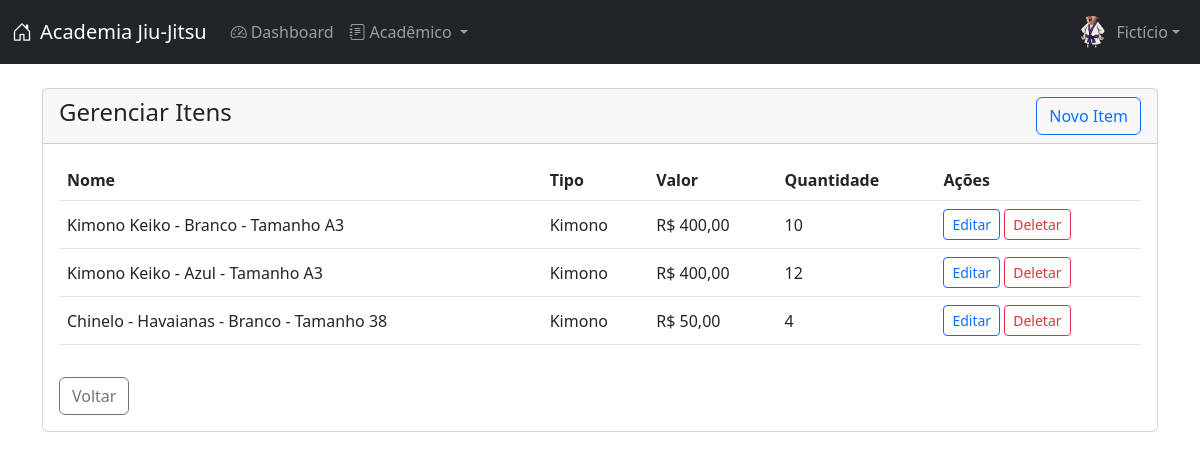
Page /professor/itens/ (signed in) on the earlier database version.
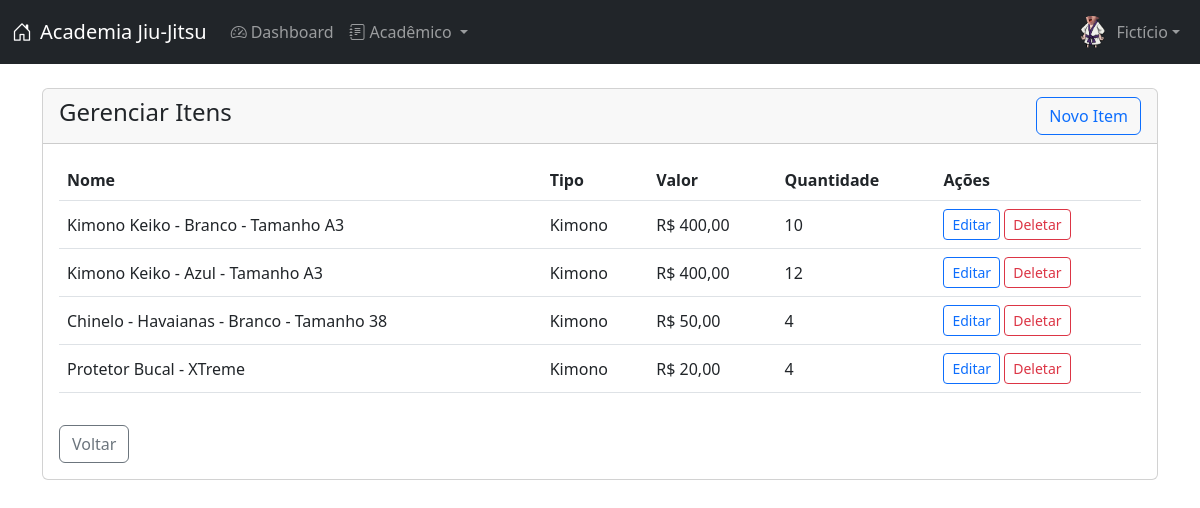
Same page on the later database version.
### academia/models.py (models this page shows, shortened)
class User(AbstractUser):
    GROUP_ROLE_CHOICES = [
        ('STD', 'Aluno'),
        ('PRO', 'Professor'),
        ('ADM', 'Administrador'),
    ]
    birthday = models.DateField('Data de Nascimento', null=True, blank=True)
    group_role = models.CharField(
        'Perfil',
        max_length=3,
        choices=GROUP_ROLE_CHOICES,
        default='STD'
    )
    active = models.BooleanField('Ativo', default=True)  # pyright: ignore[reportArgumentType]
    photo = models.ImageField(
        'Foto',
        upload_to=photo_upload_to,
        null=True,
        blank=True
    )
    class Meta:
        verbose_name = 'Usuário'
        verbose_name_plural = 'Usuários'
        ordering = ['first_name', 'last_name']
    def is_student(self):
        return self.group_role == 'STD'
    def is_professor(self):
        return self.group_role == 'PRO'
    def is_professor_or_admin(self):
        return self.group_role in ['PRO', 'ADM']

class Item(models.Model):
    TIPO_CHOICES = [
        ('KIMONO', 'Kimono'),
        ('FAIXA', 'Faixa'),
        ('RASHGUARD', 'Rashguard'),
        ('TAXA', 'Taxa'),
    ]
    nome = models.CharField(max_length=100)
    tipo = models.CharField(max_length=10, choices=TIPO_CHOICES)
    valor = models.DecimalField(max_digits=10, decimal_places=2, null=True, blank=True)
    quantidade = models.IntegerField(null=True, blank=True)

### academia/views.py (the view)
# urls.py: path('professor/itens/', views.professor_itens, name='professor_itens'),
@login_required
def professor_itens(request):
    if not request.user.is_professor_or_admin():
        raise PermissionDenied
    itens = Item.objects.all()
    return render(request, 'academia/professor/itens.html', {'itens': itens})

### academia/templates/academia/professor/itens.html (shortened to what this page needs)
{% extends 'academia/base.html' %}
{% block content %}
<div class="row">
    <div class="col-md-12">
        <div class="card">
            <div class="card-header d-flex justify-content-between align-items-center">
                <h4>Gerenciar Itens</h4>
                <a href="{% url 'professor_item_novo' %}" class="btn btn-outline-primary">Novo Item</a>
            </div>
            <div class="card-body">
                {% if itens %}
                    <div class="table-responsive">
                        <table class="table table-hover align-middle">
                            <thead>
                                <tr>
                                    <th>Nome</th>
                                    <th>Tipo</th>
                                    <th>Valor</th>
                                    <th>Quantidade</th>
                                    <th>Ações</th>
                                </tr>
                            </thead>
                            <tbody>
                                {% for item in itens %}
                                    <tr>
                                        <td>{{ item.nome }}</td>
                                        <td>{{ item.get_tipo_display }}</td>
                                        <td>R$ {{ item.valor|default:"-" }}</td>
                                        <td>{{ item.quantidade|default:"-" }}</td>
                                        <td>
                                            <a href="{% url 'professor_item_editar' item.id %}" class="btn btn-sm btn-outline-primary">Editar</a>
                                            <a href="{% url 'professor_item_deletar' item.id %}" class="btn btn-sm btn-outline-danger">Deletar</a>
                                        </td>
                                    </tr>
                                {% endfor %}
                            </tbody>
                        </table>
                    </div>
                {% else %}
                    <p class="text-muted">Nenhum item cadastrado.</p>
                {% endif %}
                <div class="mt-3">
                    <a href="{% url 'dashboard' %}" class="btn btn-outline-secondary">Voltar</a>
                </div>
            </div>
        </div>
    </div>
</div>
{% endblock %}

### academia/templates/academia/base.html (shortened to what this page needs)
{% load static %}
<!DOCTYPE html>
<html lang="pt-BR">
<head>
    <link href="https://cdn.jsdelivr.net/npm/bootstrap@5.3.0/dist/css/bootstrap.min.css" rel="stylesheet">
    <link rel="stylesheet" href="https://cdn.jsdelivr.net/npm/bootstrap-icons@1.11.0/font/bootstrap-icons.css">
</head>
<body>
    {% if user.is_authenticated %}
    <nav class="navbar navbar-expand-lg navbar-dark bg-dark">
        <div class="container-fluid">
            <a class="navbar-brand" href="{% url 'index' %}">
                <i class="bi bi-house-door me-2"></i>Academia Jiu-Jitsu
            </a>
            <div class="collapse navbar-collapse" id="navbarNav">
                <ul class="navbar-nav me-auto">
                    <li class="nav-item">
                        <a class="nav-link" href="{% url 'dashboard' %}">
                            <i class="bi bi-speedometer2 me-1"></i>Dashboard
                        </a>
                    </li>
                    {% if user.is_student or user.is_professor_or_admin %}
                    <li class="nav-item dropdown">
                        <a class="nav-link dropdown-toggle" href="#" role="button" data-bs-toggle="dropdown" aria-expanded="false">
                            <i class="bi bi-journal-text me-1"></i>Acadêmico
                        </a>
                    </li>
                    {% endif %}
                </ul>
                <ul class="navbar-nav">
                    <li class="nav-item dropdown">
                        <a class="nav-link dropdown-toggle d-flex align-items-center" href="#" role="button" data-bs-toggle="dropdown" aria-expanded="false">
                            {% if user.photo %}
                                <img src="{{ user.photo.url }}" alt="Foto" class="rounded-circle me-2" width="32" height="32" style="object-fit: cover;">
                            {% else %}
                                <div class="bg-secondary rounded-circle me-2 d-flex align-items-center justify-content-center" style="width: 32px; height: 32px;">
                                    <i class="bi bi-person text-white"></i>
                                </div>
                            {% endif %}
                            <span>{{ user.first_name }}</span>
                        </a>
                    </li>
                </ul>
            </div>
        </div>
    </nav>
    {% endif %}
    <div class="position-fixed top-0 start-50 translate-middle-x p-3" style="z-index: 11">
    </div>
    <div class="container mt-4">
        {% block content %}{% endblock %}
    </div>
</body>
</html>

Differences in the rows shown:
added Item: nome "Protetor Bucal - XTreme", tipo "Kimono", valor "20,00", quantidade "4"
